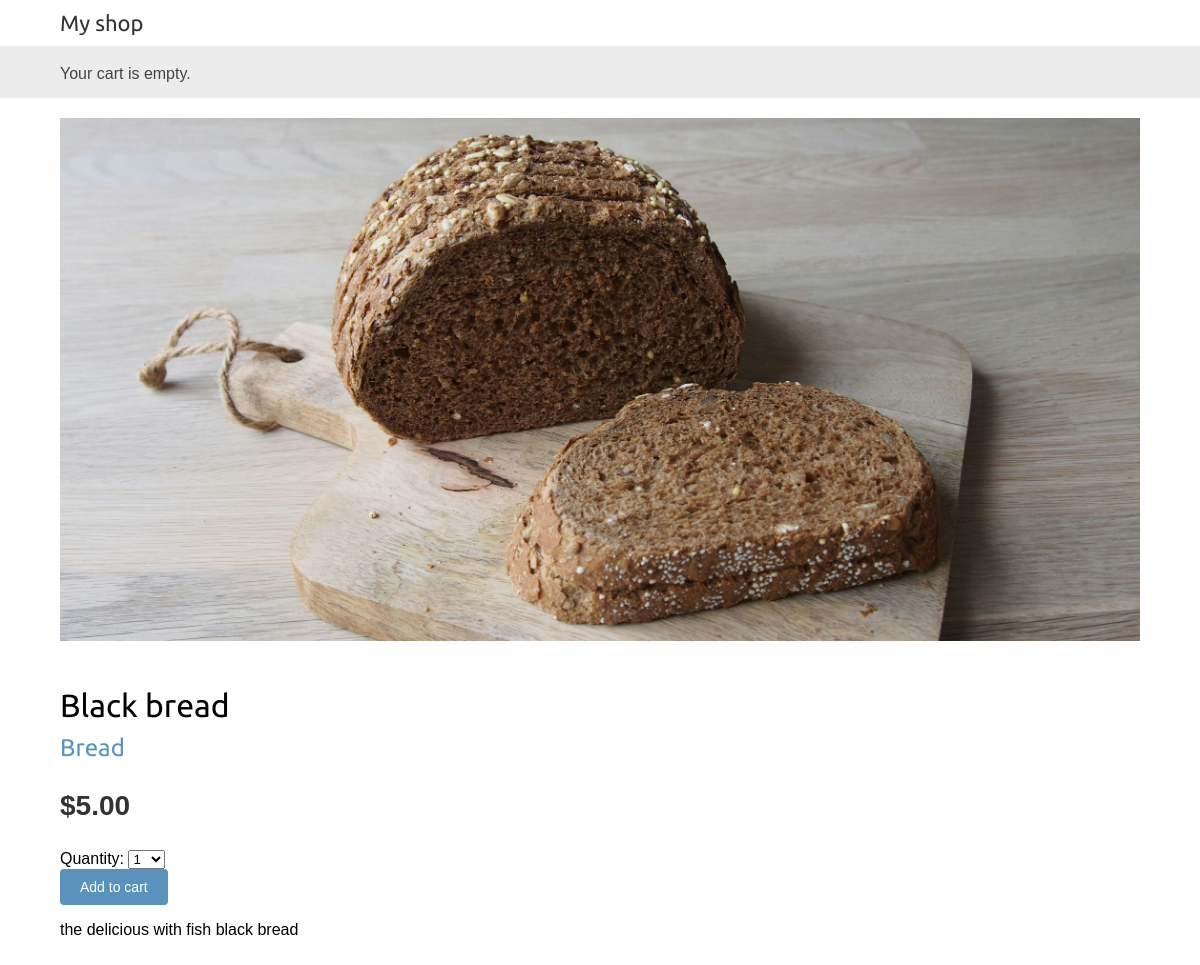
Page /5/black-bread/ on the committed database.
### shop/models.py (models this page shows, shortened)
class Product(models.Model):
    category = models.ForeignKey(Category,
                                 related_name='products',
                                 on_delete=models.CASCADE)
    name = models.CharField(max_length=200)
    slug = models.SlugField(max_length=200)
    image= models.ImageField(upload_to='products/%Y/%m/%d',
                             blank=True)
    description = models.TextField(blank=True)
    price = models.DecimalField(max_digits=10,
                                decimal_places=2)
    available = models.BooleanField(default=True)
    created = models.DateTimeField(auto_now_add=True)
    updated = models.DateTimeField(auto_now=True)
    class Meta:
        ordering = ['name']
        indexes=[
            models.Index(fields=['id','slug']),
            models.Index(fields=['name']),
            models.Index(fields=['-created']),
        ]

class Category(models.Model):
    name = models.CharField(max_length=200)
    slug= models.SlugField(max_length=200,
                           unique=True)
    class Meta:
        ordering = ['name']
        indexes=[
            models.Index(fields=['name']),
        ]
        verbose_name='category'
        verbose_name_plural = 'categories'
    def __str__(self):
        return self.name
    def get_absolute_url(self):
        return reverse('shop:product_list_by_category',
                   args=[self.slug])

### shop/views.py (the view)
# urls.py: path('<int:id>/<slug:slug>/', views.product_detail,
def product_detail(request, id, slug):
    product = get_object_or_404(Product,id=id,
                                        slug=slug,
                                        available=True)
    cart_product_form = CartAddProductForm()
    return render(request,
    'shop/product/detail.html',
    {'product': product,
     'cart_product_form': cart_product_form})

### cart/forms.py
class CartAddProductForm(forms.Form):
    quantity = forms.TypedChoiceField(choices=PRODUCT_QUANTITY_CHOICES,coerce=int)
    override = forms.BooleanField(required=False,initial=False,widget=forms.HiddenInput)

### cart/cart.py (called while the page is built)
    def __len__(self):
        return sum(item['quantity'] for item in self.cart.values())

### cart/context_processors.py (called while the page is built)
def cart(request):
    return {'cart': Cart(request)}

### shop/templates/shop/product/detail.html (shortened to what this page needs)
{% extends "shop/base.html" %}
{% load static %}
{% block content %}
    <div class="product-detail">
        <img src="{% if product.image %}{{ product.image.url }}{% else %}
        {% static "img/no_image.png" %}{% endif %}">
        <h1>{{ product.name }}</h1>
        <h2>
            <a href="{{ product.category.get_absolute_url }}">
                {{ product.category }}
            </a>
        </h2>
        <p class="price">${{ product.price }}</p>
        <form action="{% url 'cart:cart_add' product.id %}" method="post">
            {{ cart_product_form }}
            <input type="submit" value="Add to cart">
        </form>
        {{ product.description|linebreaks }}
    </div>
{% endblock %}

### shop/static/css/base.css (style rules this page uses)
body { margin:0; padding:0; font-family:helvetica, sans-serif; overflow-x: hidden; }
h1, h2, h3, h4, h5 , h6 { font-family: 'Ubuntu', sans-serif; font-weight:normal; }
a { text-decoration:none; color:#5993bb; }
a.button, input[type="submit"] { color:#fff; background:#5993bb; border-radius:4px; padding:10px 20px; font-size:14px; border:0; }
.product-detail { text-align:justify; }
.product-detail .price { color:#333; font-size:28px; font-weight:bold; }
.product-detail img { width:100%; float:none; padding:0 20px 20px 0; }
.product-detail h1 { margin-bottom:0; }
.product-detail h2 { margin-top:10px; }

### rows in the picture
Product: image (picture), name "Black bread", category "Bread", price "5.00", description "the delicious with fish black bread"
